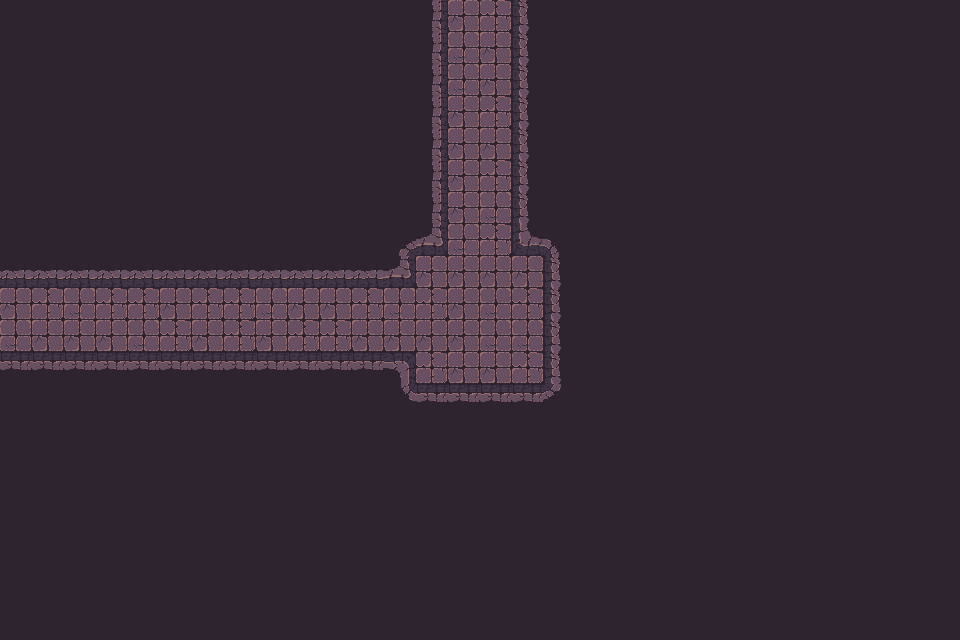

Rendered tile map (Tiled .tmx) drawn with the repository's tilesets; below, a short description and the full map source, tile grids included:
An orthogonal 30x20 tile map with 32x32 px tiles, 1 tile layer (Tile layer 1), 2 tilesets and 57 objects.

<map version="1.10" tiledversion="1.11.2" orientation="orthogonal" renderorder="right-down" width="30" height="20" tilewidth="32" tileheight="32" infinite="0" nextlayerid="3" nextobjectid="1">
    <tileset firstgid="1" name="Town Tileset" tilewidth="32" tileheight="32" tilecount="64" columns="8">
        <image source="../../../tiles/World H Tileset.png" trans="ff00ff" width="256" height="256" />
        <tile id="4">
            <objectgroup draworder="index" id="2">
                <object id="1" x="0" y="0" width="32" height="32" />
            </objectgroup>
        </tile>
        <tile id="5">
            <objectgroup draworder="index" id="2">
                <object id="1" x="0" y="0" width="32" height="32" />
            </objectgroup>
        </tile>
        <tile id="6">
            <objectgroup draworder="index" id="2">
                <object id="1" x="0" y="0" width="32" height="32" />
            </objectgroup>
        </tile>
        <tile id="7">
            <objectgroup draworder="index" id="2">
                <object id="1" x="0" y="0" width="32" height="32" />
            </objectgroup>
        </tile>
        <tile id="8">
            <objectgroup draworder="index" id="2">
                <object id="1" x="0" y="0" width="32" height="32" />
            </objectgroup>
        </tile>
        <tile id="10">
            <objectgroup draworder="index" id="2">
                <object id="1" x="0" y="32" width="32" height="0" />
            </objectgroup>
        </tile>
        <tile id="11">
            <objectgroup draworder="index" id="2">
                <object id="1" x="0" y="32" width="32" height="0" />
                <object id="2" x="32" y="0" width="0" height="32" />
            </objectgroup>
        </tile>
        <tile id="12">
            <objectgroup draworder="index" id="2">
                <object id="1" x="32" y="0" width="0" height="32" />
            </objectgroup>
        </tile>
        <tile id="13">
            <objectgroup draworder="index" id="2">
                <object id="1" x="0" y="32" width="32" height="0" />
                <object id="2" x="0" y="32" width="32" height="0" />
                <object id="3" x="0" y="0" width="0" height="32" />
            </objectgroup>
        </tile>
        <tile id="14">
            <objectgroup draworder="index" id="2">
                <object id="1" x="0" y="0" width="0" height="32" />
            </objectgroup>
        </tile>
        <tile id="16">
            <objectgroup draworder="index" id="2">
                <object id="1" x="0" y="0" width="32" height="32" />
            </objectgroup>
        </tile>
        <tile id="24">
            <objectgroup draworder="index" id="2">
                <object id="1" x="0" y="0" width="32" height="32" />
            </objectgroup>
        </tile>
    </tileset>
    <tileset firstgid="65" name="Dungeon Crawler Tileset" tilewidth="32" tileheight="32" tilecount="100" columns="10">
        <image source="../../../tiles/Dungeon_Tile.png" trans="" width="320" height="320" />
        <tile id="2">
            <objectgroup draworder="index" id="2">
                <object id="1" x="0" y="0" width="32" height="32" />
            </objectgroup>
        </tile>
        <tile id="3">
            <objectgroup draworder="index" id="2">
                <object id="1" x="0" y="0" width="32" height="32" />
            </objectgroup>
        </tile>
        <tile id="4">
            <objectgroup draworder="index" id="2">
                <object id="1" x="0" y="0" width="32" height="32" />
            </objectgroup>
        </tile>
        <tile id="5">
            <objectgroup draworder="index" id="2">
                <object id="1" x="0" y="0" width="32" height="32" />
            </objectgroup>
        </tile>
        <tile id="6">
            <objectgroup draworder="index" id="2">
                <object id="1" x="0" y="0" width="32" height="32" />
            </objectgroup>
        </tile>
        <tile id="8">
            <objectgroup draworder="index" id="2">
                <object id="1" x="0" y="0" width="32" height="32" />
            </objectgroup>
        </tile>
        <tile id="12">
            <objectgroup draworder="index" id="2">
                <object id="1" x="0" y="0" width="32" height="32" />
            </objectgroup>
        </tile>
        <tile id="13">
            <objectgroup draworder="index" id="2">
                <object id="1" x="0" y="0" width="32" height="32" />
            </objectgroup>
        </tile>
        <tile id="14">
            <objectgroup draworder="index" id="2">
                <object id="1" x="0" y="0" width="32" height="32" />
            </objectgroup>
        </tile>
        <tile id="15">
            <objectgroup draworder="index" id="2">
                <object id="1" x="0" y="0" width="32" height="32" />
            </objectgroup>
        </tile>
        <tile id="16">
            <objectgroup draworder="index" id="2">
                <object id="1" x="0" y="0" width="32" height="32" />
            </objectgroup>
        </tile>
        <tile id="18">
            <objectgroup draworder="index" id="2">
                <object id="1" x="0" y="0" width="32" height="32" />
            </objectgroup>
        </tile>
        <tile id="22">
            <objectgroup draworder="index" id="2">
                <object id="1" x="0" y="0" width="32" height="32" />
            </objectgroup>
        </tile>
        <tile id="23">
            <objectgroup draworder="index" id="2">
                <object id="1" x="0" y="0" width="32" height="32" />
            </objectgroup>
        </tile>
        <tile id="24">
            <objectgroup draworder="index" id="2">
                <object id="1" x="0" y="0" width="32" height="32" />
            </objectgroup>
        </tile>
        <tile id="25">
            <objectgroup draworder="index" id="2">
                <object id="1" x="0" y="0" width="32" height="32" />
            </objectgroup>
        </tile>
        <tile id="26">
            <objectgroup draworder="index" id="2">
                <object id="1" x="0" y="0" width="32" height="32" />
            </objectgroup>
        </tile>
        <tile id="28">
            <objectgroup draworder="index" id="2">
                <object id="1" x="0" y="0" width="32" height="32" />
            </objectgroup>
        </tile>
        <tile id="32">
            <objectgroup draworder="index" id="2">
                <object id="1" x="0" y="0" width="32" height="32" />
            </objectgroup>
        </tile>
        <tile id="33">
            <objectgroup draworder="index" id="2">
                <object id="1" x="0" y="0" width="32" height="32" />
            </objectgroup>
        </tile>
        <tile id="34">
            <objectgroup draworder="index" id="2">
                <object id="1" x="0" y="0" width="32" height="32" />
            </objectgroup>
        </tile>
        <tile id="35">
            <objectgroup draworder="index" id="2">
                <object id="1" x="0" y="0" width="32" height="32" />
            </objectgroup>
        </tile>
        <tile id="36">
            <objectgroup draworder="index" id="2">
                <object id="1" x="0" y="0" width="32" height="32" />
            </objectgroup>
        </tile>
        <tile id="38">
            <objectgroup draworder="index" id="2">
                <object id="1" x="0" y="0" width="32" height="32" />
            </objectgroup>
        </tile>
        <tile id="42">
            <objectgroup draworder="index" id="2">
                <object id="1" x="0" y="0" width="32" height="32" />
            </objectgroup>
        </tile>
        <tile id="43">
            <objectgroup draworder="index" id="2">
                <object id="1" x="0" y="0" width="32" height="32" />
            </objectgroup>
        </tile>
        <tile id="44">
            <objectgroup draworder="index" id="2">
                <object id="1" x="0" y="0" width="32" height="32" />
            </objectgroup>
        </tile>
        <tile id="45">
            <objectgroup draworder="index" id="2">
                <object id="1" x="0" y="0" width="32" height="32" />
            </objectgroup>
        </tile>
        <tile id="46">
            <objectgroup draworder="index" id="2">
                <object id="1" x="0" y="0" width="32" height="32" />
            </objectgroup>
        </tile>
        <tile id="48">
            <objectgroup draworder="index" id="2">
                <object id="1" x="0" y="0" width="32" height="32" />
            </objectgroup>
        </tile>
        <tile id="52">
            <objectgroup draworder="index" id="2">
                <object id="1" x="0" y="0" width="32" height="32" />
            </objectgroup>
        </tile>
        <tile id="53">
            <objectgroup draworder="index" id="2">
                <object id="1" x="0" y="0" width="32" height="32" />
            </objectgroup>
        </tile>
        <tile id="54">
            <objectgroup draworder="index" id="2">
                <object id="1" x="0" y="0" width="32" height="32" />
            </objectgroup>
        </tile>
        <tile id="55">
            <objectgroup draworder="index" id="2">
                <object id="1" x="0" y="0" width="32" height="32" />
            </objectgroup>
        </tile>
        <tile id="56">
            <objectgroup draworder="index" id="2">
                <object id="1" x="0" y="0" width="32" height="32" />
            </objectgroup>
        </tile>
        <tile id="58">
            <objectgroup draworder="index" id="2">
                <object id="1" x="0" y="0" width="32" height="32" />
            </objectgroup>
        </tile>
        <tile id="62">
            <objectgroup draworder="index" id="2">
                <object id="1" x="0" y="0" width="32" height="32" />
            </objectgroup>
        </tile>
        <tile id="63">
            <objectgroup draworder="index" id="2">
                <object id="1" x="0" y="0" width="32" height="32" />
            </objectgroup>
        </tile>
        <tile id="64">
            <objectgroup draworder="index" id="2">
                <object id="1" x="0" y="0" width="32" height="32" />
            </objectgroup>
        </tile>
        <tile id="65">
            <objectgroup draworder="index" id="2">
                <object id="1" x="0" y="0" width="32" height="32" />
            </objectgroup>
        </tile>
        <tile id="66">
            <objectgroup draworder="index" id="2">
                <object id="1" x="0" y="0" width="32" height="32" />
            </objectgroup>
        </tile>
        <tile id="68">
            <objectgroup draworder="index" id="2">
                <object id="1" x="0" y="0" width="32" height="32" />
            </objectgroup>
        </tile>
    </tileset>
    <layer id="1" name="Tile layer 1" width="30" height="20">
        <data encoding="csv">
122,122,122,122,122,122,122,122,122,122,122,122,122,77,75,65,79,122,122,122,122,122,122,122,122,122,122,122,122,122,
122,122,122,122,122,122,122,122,122,122,122,122,122,77,66,75,79,122,122,122,122,122,122,122,122,122,122,122,122,122,
122,122,122,122,122,122,122,122,122,122,122,122,122,77,66,75,79,122,122,122,122,122,122,122,122,122,122,122,122,122,
122,122,122,122,122,122,122,122,122,122,122,122,122,77,75,65,79,122,122,122,122,122,122,122,122,122,122,122,122,122,
122,122,122,122,122,122,122,122,122,122,122,122,122,77,75,75,79,122,122,122,122,122,122,122,122,122,122,122,122,122,
122,122,122,122,122,122,122,122,122,122,122,122,122,77,75,65,79,122,122,122,122,122,122,122,122,122,122,122,122,122,
122,122,122,122,122,122,122,122,122,122,122,122,122,77,75,66,79,122,122,122,122,122,122,122,122,122,122,122,122,122,
122,122,122,122,122,122,122,122,122,122,122,122,67,103,66,65,100,69,122,122,122,122,122,122,122,122,122,122,122,122,
68,68,68,68,68,68,68,68,68,68,68,68,103,75,75,75,75,79,122,122,122,122,122,122,122,122,122,122,122,122,
75,65,66,65,65,75,65,65,66,75,75,65,66,65,75,66,65,79,122,122,122,122,122,122,122,122,122,122,122,122,
66,75,75,75,66,65,75,65,75,65,65,75,75,75,75,66,66,79,122,122,122,122,122,122,122,122,122,122,122,122,
88,88,88,88,88,88,88,88,88,88,88,88,73,65,75,75,65,79,122,122,122,122,122,122,122,122,122,122,122,122,
122,122,122,122,122,122,122,122,122,122,122,122,87,88,88,88,88,89,122,122,122,122,122,122,122,122,122,122,122,122,
122,122,122,122,122,122,122,122,122,122,122,122,122,122,122,122,122,122,122,122,122,122,122,122,122,122,122,122,122,122,
122,122,122,122,122,122,122,122,122,122,122,122,122,122,122,122,122,122,122,122,122,122,122,122,122,122,122,122,122,122,
122,122,122,122,122,122,122,122,122,122,122,122,122,122,122,122,122,122,122,122,122,122,122,122,122,122,122,122,122,122,
122,122,122,122,122,122,122,122,122,122,122,122,122,122,122,122,122,122,122,122,122,122,122,122,122,122,122,122,122,122,
122,122,122,122,122,122,122,122,122,122,122,122,122,122,122,122,122,122,122,122,122,122,122,122,122,122,122,122,122,122,
122,122,122,122,122,122,122,122,122,122,122,122,122,122,122,122,122,122,122,122,122,122,122,122,122,122,122,122,122,122,
122,122,122,122,122,122,122,122,122,122,122,122,122,122,122,122,122,122,122,122,122,122,122,122,122,122,122,122,122,122
        </data>
    </layer>
</map>
